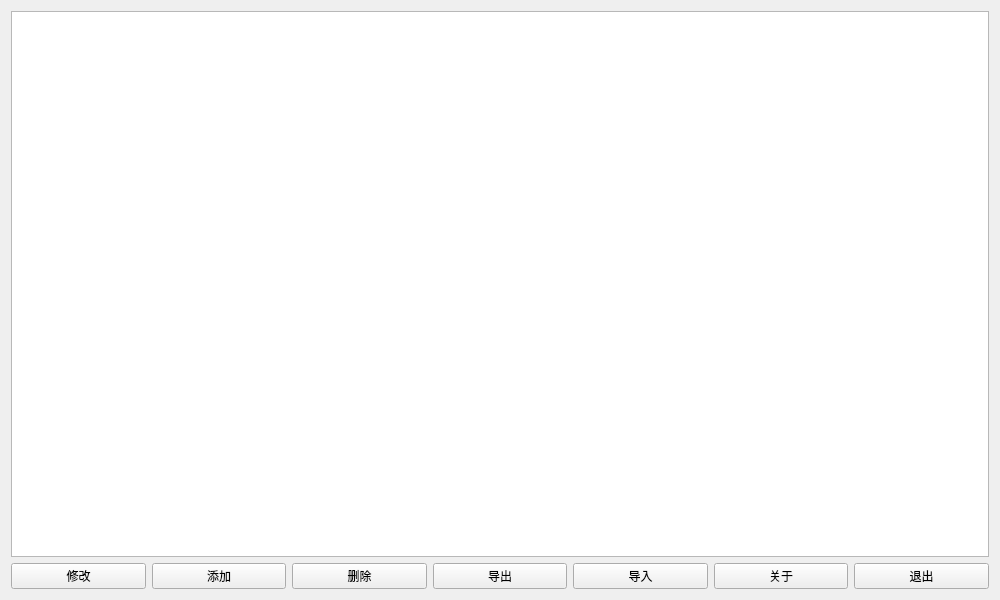
<?xml version="1.0" encoding="UTF-8"?>
<ui version="4.0">
 <class>JapaneseCard</class>
 <widget class="QWidget" name="JapaneseCard">
  <property name="geometry">
   <rect>
    <x>0</x>
    <y>0</y>
    <width>1000</width>
    <height>600</height>
   </rect>
  </property>
  <property name="windowTitle">
   <string>JapaneseCard</string>
  </property>
  <property name="windowIcon">
   <iconset resource="../Resource/qsrc.qrc">
    <normaloff>:/image/main.png</normaloff>:/image/main.png</iconset>
  </property>
  <layout class="QVBoxLayout" name="verticalLayout">
   <item>
    <widget class="QTableView" name="tableView"/>
   </item>
   <item>
    <layout class="QHBoxLayout" name="pushButtonHorizontalLayout">
     <item>
      <widget class="QPushButton" name="modifyPushButton">
       <property name="text">
        <string>修改</string>
       </property>
       <property name="icon">
        <iconset resource="../Resource/qsrc.qrc">
         <normaloff>:/image/Edit.png</normaloff>:/image/Edit.png</iconset>
       </property>
      </widget>
     </item>
     <item>
      <widget class="QPushButton" name="addPushButton">
       <property name="text">
        <string>添加</string>
       </property>
       <property name="icon">
        <iconset resource="../Resource/qsrc.qrc">
         <normaloff>:/image/Add.png</normaloff>:/image/Add.png</iconset>
       </property>
       <property name="shortcut">
        <string/>
       </property>
      </widget>
     </item>
     <item>
      <widget class="QPushButton" name="deletePushButton">
       <property name="text">
        <string>删除</string>
       </property>
       <property name="icon">
        <iconset>
         <normaloff>../Resource/delete.png</normaloff>../Resource/delete.png</iconset>
       </property>
      </widget>
     </item>
     <item>
      <widget class="QPushButton" name="exportPushButton">
       <property name="text">
        <string>导出</string>
       </property>
       <property name="icon">
        <iconset resource="../Resource/qsrc.qrc">
         <normaloff>:/image/Export.png</normaloff>:/image/Export.png</iconset>
       </property>
      </widget>
     </item>
     <item>
      <widget class="QPushButton" name="importPushButton">
       <property name="text">
        <string>导入</string>
       </property>
       <property name="icon">
        <iconset resource="../Resource/qsrc.qrc">
         <normaloff>:/image/Import.png</normaloff>:/image/Import.png</iconset>
       </property>
      </widget>
     </item>
     <item>
      <widget class="QPushButton" name="AboutPushButton">
       <property name="text">
        <string>关于</string>
       </property>
       <property name="icon">
        <iconset resource="../Resource/qsrc.qrc">
         <normaloff>:/image/About.png</normaloff>:/image/About.png</iconset>
       </property>
      </widget>
     </item>
     <item>
      <widget class="QPushButton" name="ExitPushButton">
       <property name="text">
        <string>退出</string>
       </property>
      </widget>
     </item>
    </layout>
   </item>
  </layout>
 </widget>
 <resources>
  <include location="../Resource/qsrc.qrc"/>
 </resources>
 <connections/>
</ui>
